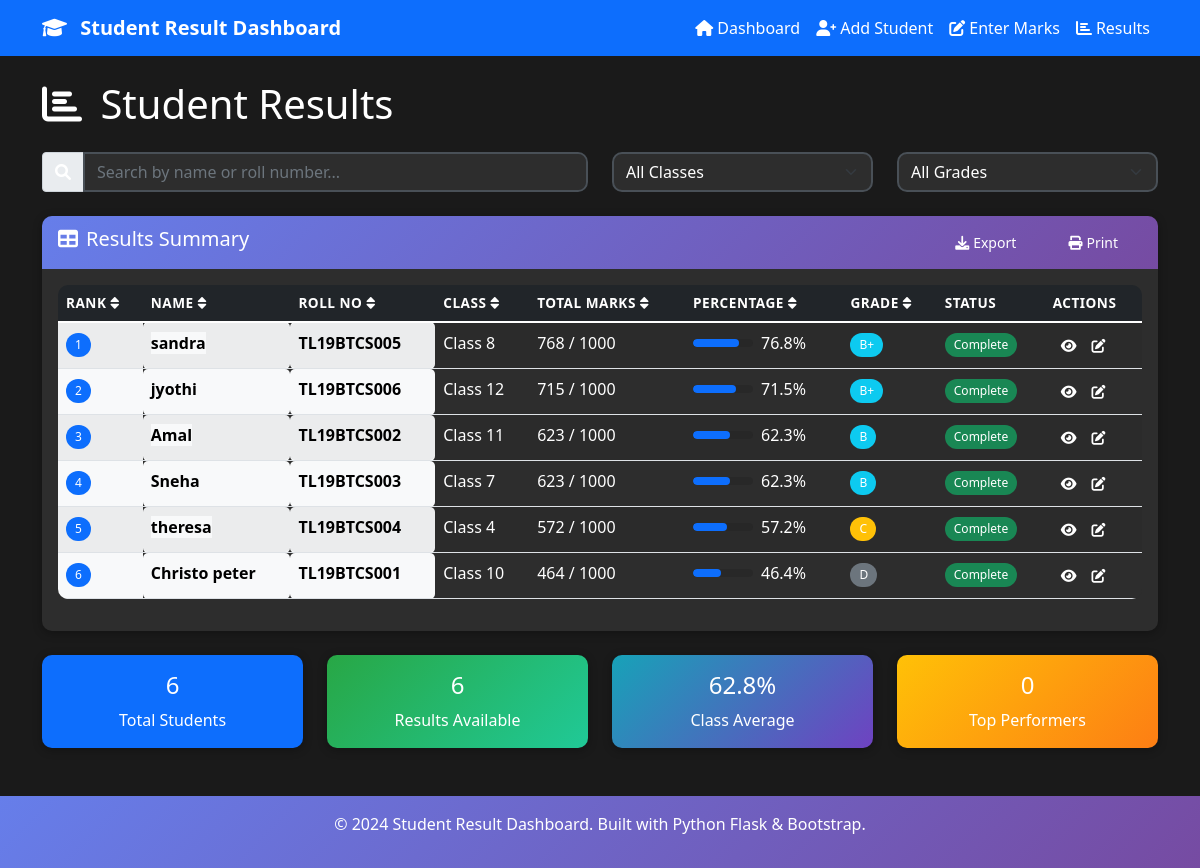
The app's page /results with its own data.
### tables this page shows
CREATE TABLE students (
            id INTEGER PRIMARY KEY AUTOINCREMENT,
            name TEXT NOT NULL,
            roll_no TEXT UNIQUE NOT NULL,
            class_name TEXT NOT NULL,
            created_at TIMESTAMP DEFAULT CURRENT_TIMESTAMP
        );

### app.py (the view)
@app.route('/results')
def results():
    conn = get_db_connection()
    results_data = conn.execute('''
        SELECT s.id, s.name, s.roll_no, s.class_name,
               COALESCE(SUM(m.marks), 0) as total_marks,
               COALESCE(COUNT(m.marks), 0) as subjects_count,
               COALESCE(AVG(m.marks), 0) as avg_marks
        FROM students s
        LEFT JOIN marks m ON s.id = m.student_id
        GROUP BY s.id
        ORDER BY avg_marks DESC
    ''').fetchall()
    processed_results = []
    for i, result in enumerate(results_data):
        if result['subjects_count'] > 0:
            percentage = (result['total_marks'] / (result['subjects_count'] * 100)) * 100
            grade = calculate_grade(percentage)
            rank = i + 1
        else:
            percentage = 0
            grade = 'N/A'
            rank = 'N/A'
        processed_results.append({
            'id': result['id'],
            'name': result['name'],
            'roll_no': result['roll_no'],
            'class_name': result['class_name'],
            'total_marks': result['total_marks'],
            'subjects_count': result['subjects_count'],
            'percentage': round(percentage, 2),
            'grade': grade,
            'rank': rank
        })
    conn.close()
    return render_template('results.html', results=processed_results)

### app.py (called while the page is built)
def get_db_connection():
    conn = sqlite3.connect('database.db')
    conn.row_factory = sqlite3.Row
    return conn

def calculate_grade(percentage):
    if percentage >= 90:
        return 'A+'
    elif percentage >= 80:
        return 'A'
    elif percentage >= 70:
        return 'B+'
    elif percentage >= 60:
        return 'B'
    elif percentage >= 50:
        return 'C'
    elif percentage >= 40:
        return 'D'
    else:
        return 'F'

### templates/results.html (shortened to what this page needs)
{% extends "base.html" %}
{% block content %}
<div class="row">
    <div class="col-12">
        <h1 class="mb-4">
            <i class="fas fa-chart-bar me-2"></i>
            Student Results
        </h1>
    </div>
</div>
{% if results %}
<div class="row mb-4">
    <div class="col-md-6">
        <div class="input-group">
            <span class="input-group-text"><i class="fas fa-search"></i></span>
            <input type="text" class="form-control" id="searchInput" placeholder="Search by name or roll number...">
        </div>
    </div>
    <div class="col-md-3">
        <select class="form-select" id="classFilter">
            <option value="">All Classes</option>
        </select>
    </div>
    <div class="col-md-3">
        <select class="form-select" id="gradeFilter">
            <option value="">All Grades</option>
        </select>
    </div>
</div>
<div class="row">
    <div class="col-12">
        <div class="card">
            <div class="card-header d-flex justify-content-between align-items-center">
                <h5><i class="fas fa-table me-2"></i>Results Summary</h5>
                <div>
                    <button class="btn btn-sm btn-outline-primary" onclick="exportResults()">
                        <i class="fas fa-download me-1"></i>Export
                    </button>
                    <button class="btn btn-sm btn-outline-success" onclick="printResults()">
                        <i class="fas fa-print me-1"></i>Print
                    </button>
                </div>
            </div>
            <div class="card-body">
                <div class="table-responsive">
                    <table class="table table-striped table-hover" id="resultsTable">
                        <thead class="table-dark">
                            <tr>
                                <th onclick="sortTable(0)">
                                    Rank <i class="fas fa-sort"></i>
                                </th>
                                <th onclick="sortTable(1)">
                                    Name <i class="fas fa-sort"></i>
                                </th>
                                <th onclick="sortTable(2)">
                                    Roll No <i class="fas fa-sort"></i>
                                </th>
                                <th onclick="sortTable(3)">
                                    Class <i class="fas fa-sort"></i>
                                </th>
                                <th onclick="sortTable(4)">
                                    Total Marks <i class="fas fa-sort"></i>
                                </th>
                                <th onclick="sortTable(5)">
                                    Percentage <i class="fas fa-sort"></i>
                                </th>
                                <th onclick="sortTable(6)">
                                    Grade <i class="fas fa-sort"></i>
                                </th>
                                <th>Status</th>
                                <th>Actions</th>
                            </tr>
                        </thead>
                        <tbody>
                            {% for result in results %}
                            <tr data-class="{{ result.class_name }}" data-grade="{{ result.grade }}">
                                <td>
                                    {% if result.rank != 'N/A' %}
                                        <span class="badge bg-primary">{{ result.rank }}</span>
                                    {% else %}
                                        <span class="badge bg-secondary">N/A</span>
                                    {% endif %}
                                </td>
                                <td class="student-name">
                                    <strong>{{ result.name }}</strong>
                                </td>
                                <td class="student-roll">{{ result.roll_no }}</td>
                                <td>{{ result.class_name }}</td>
                                <td>
                                    {% if result.subjects_count > 0 %}
                                        {{ result.total_marks }} / {{ result.subjects_count * 100 }}
                                    {% else %}
                                        <span class="text-muted">No marks</span>
                                    {% endif %}
                                </td>
                                <td>
                                    {% if result.percentage > 0 %}
                                        <div class="d-flex align-items-center">
                                            <div class="progress me-2" style="width: 60px; height: 8px;">
                                                <div class="progress-bar" role="progressbar"
                                                     style="width: {{ result.percentage }}%"
                                                     aria-valuenow="{{ result.percentage }}"
                                                     aria-valuemin="0" aria-valuemax="100"></div>
                                            </div>
                                            {{ result.percentage }}%
                                        </div>
                                    {% else %}
                                        <span class="text-muted">0%</span>
                                    {% endif %}
                                </td>
                                <td>
                                    <span class="badge {{ 'bg-success' if result.grade in ['A+', 'A'] else 'bg-info' if result.grade in ['B+', 'B'] else 'bg-warning' if result.grade == 'C' else 'bg-secondary' if result.grade == 'D' else 'bg-danger' if result.grade == 'F' else 'bg-secondary' }}">
                                        {{ result.grade }}
                                    </span>
                                </td>
                                <td>
                                    {% if result.subjects_count > 0 %}
                                        <span class="badge bg-success">Complete</span>
                                    {% else %}
                                        <span class="badge bg-warning">Pending</span>
                                    {% endif %}
                                </td>
                                <td>
                                    <div class="btn-group btn-group-sm">
                                        <a href="{{ url_for('student_detail', student_id=result.id) }}"
                                           class="btn btn-outline-info" title="View Details">
                                            <i class="fas fa-eye"></i>
                                        </a>
                                        <a href="{{ url_for('enter_marks') }}?student={{ result.id }}"
                                           class="btn btn-outline-primary" title="Edit Marks">
                                            <i class="fas fa-edit"></i>
                                        </a>
                                    </div>
                                </td>
                            </tr>
                            {% endfor %}
                        </tbody>
                    </table>
                </div>
            </div>
        </div>
    </div>
</div>
<div class="row mt-4">
    <div class="col-md-3">
        <div class="card bg-primary text-white">
            <div class="card-body text-center">
                <h4>{{ results|length }}</h4>
                <p class="mb-0">Total Students</p>
            </div>
        </div>
    </div>
    <div class="col-md-3">
        <div class="card bg-success text-white">
            <div class="card-body text-center">
                <h4>{{ results|selectattr('subjects_count', 'gt', 0)|list|length }}</h4>
                <p class="mb-0">Results Available</p>
            </div>
        </div>
    </div>
    <div class="col-md-3">
        <div class="card bg-info text-white">
            <div class="card-body text-center">
                <h4 id="avgPercentage">
                    {% set total_percentage = results|selectattr('percentage', 'gt', 0)|map(attribute='percentage')|sum %}
                    {% set count_with_marks = results|selectattr('percentage', 'gt', 0)|list|length %}
                    {% if count_with_marks > 0 %}
                        {{ "%.1f"|format(total_percentage / count_with_marks) }}%
                    {% else %}
                        0%
                    {% endif %}
                </h4>
                <p class="mb-0">Class Average</p>
            </div>
        </div>
    </div>
    <div class="col-md-3">
        <div class="card bg-warning text-white">
            <div class="card-body text-center">
                <h4>{{ results|selectattr('grade', 'in', ['A+', 'A'])|list|length }}</h4>
                <p class="mb-0">Top Performers</p>
            </div>
        </div>
    </div>
</div>
{% endif %}
{% endblock %}

### templates/base.html (shortened to what this page needs)
<!DOCTYPE html>
<html lang="en">
<head>
    <link href="https://cdn.jsdelivr.net/npm/bootstrap@5.1.3/dist/css/bootstrap.min.css" rel="stylesheet">
    <link href="https://cdnjs.cloudflare.com/ajax/libs/font-awesome/6.0.0/css/all.min.css" rel="stylesheet">
    <link href="{{ url_for('static', filename='style.css') }}" rel="stylesheet">
</head>
<body>
    <nav class="navbar navbar-expand-lg navbar-dark bg-primary">
        <div class="container">
            <a class="navbar-brand" href="{{ url_for('index') }}">
                <i class="fas fa-graduation-cap me-2"></i>
                Student Result Dashboard
            </a>
            <div class="collapse navbar-collapse" id="navbarNav">
                <ul class="navbar-nav ms-auto">
                    <li class="nav-item">
                        <a class="nav-link" href="{{ url_for('index') }}">
                            <i class="fas fa-home me-1"></i>Dashboard
                        </a>
                    </li>
                    <li class="nav-item">
                        <a class="nav-link" href="{{ url_for('add_student') }}">
                            <i class="fas fa-user-plus me-1"></i>Add Student
                        </a>
                    </li>
                    <li class="nav-item">
                        <a class="nav-link" href="{{ url_for('enter_marks') }}">
                            <i class="fas fa-edit me-1"></i>Enter Marks
                        </a>
                    </li>
                    <li class="nav-item">
                        <a class="nav-link" href="{{ url_for('results') }}">
                            <i class="fas fa-chart-bar me-1"></i>Results
                        </a>
                    </li>
                </ul>
            </div>
        </div>
    </nav>
    <main class="container mt-4">
        {% block content %}{% endblock %}
    </main>
    <footer class="bg-light text-center text-muted py-3 mt-5">
        <div class="container">
            <p>&copy; 2024 Student Result Dashboard. Built with Python Flask & Bootstrap.</p>
        </div>
    </footer>
</body>
</html>

### static/style.css (style rules this page uses)
body { background-color: #1a1a1a; font-family: 'Segoe UI', Tahoma, Geneva, Verdana, sans-serif; color: white !important; }
* { color: white !important; }
.text-muted { color: #cccccc !important; }
.student-info, .student-info *, table td:first-child, table td:nth-child(2), .table tbody tr td:first-child, .table tbody tr td:nth-child(2) { color: black !important; background-color: #f8f9fa !important; }
.student-name, .student-roll { color: black !important; font-weight: bold; background-color: #f8f9fa !important; padding: 8px !important; border-radius: 5px; }
#resultsTable .student-name, #resultsTable .student-name strong, #resultsTable .student-name *, .table .student-name, .table .student-name strong, .table .student-name * { color: black !important; background-color: #f8f9fa !important; }
#resultsTable .student-roll, .table .student-roll { color: black !important; background-color: #f8f9fa !important; }
.navbar-brand { font-weight: bold; font-size: 1.25rem; }
.navbar-nav .nav-link { font-weight: 500; transition: all 0.3s ease; }
.card { border: none; border-radius: 10px; box-shadow: 0 2px 10px rgba(0, 0, 0, 0.3); transition: all 0.3s ease; background-color: #2d2d2d !important; color: white !important; }
.card-header { background: linear-gradient(135deg, #667eea 0%, #764ba2 100%); color: white; border-radius: 10px 10px 0 0 !important; border: none; font-weight: 600; }
.card.bg-primary, .card.bg-success, .card.bg-warning, .card.bg-info { background: linear-gradient(135deg, var(--bs-primary) 0%, var(--bs-primary) 100%) !important; border: none; transition: all 0.3s ease; }
.card.bg-success { background: linear-gradient(135deg, #28a745 0%, #20c997 100%) !important; }
.card.bg-warning { background: linear-gradient(135deg, #ffc107 0%, #fd7e14 100%) !important; }
.card.bg-info { background: linear-gradient(135deg, #17a2b8 0%, #6f42c1 100%) !important; }
.table { border-radius: 10px; overflow: hidden; color: white !important; background-color: #2d2d2d !important; }
.table thead th { border: none; font-weight: 600; text-transform: uppercase; font-size: 0.85rem; letter-spacing: 0.5px; cursor: pointer; transition: all 0.3s ease; }
.table tbody tr { transition: all 0.3s ease; }
.btn { border-radius: 25px; font-weight: 500; padding: 0.5rem 1.5rem; transition: all 0.3s ease; border: none; }
.form-control, .form-select { border-radius: 10px; border: 2px solid #495057; transition: all 0.3s ease; background-color: #2d2d2d !important; color: white !important; }
.progress { border-radius: 10px; height: 8px; background-color: rgba(0, 0, 0, 0.1); }
.progress-bar { border-radius: 10px; transition: width 0.6s ease; }
.badge { font-size: 0.75rem; font-weight: 500; padding: 0.5em 0.75em; border-radius: 15px; }
.card { animation: fadeInUp 0.6s ease-out; }
footer { margin-top: auto; background: linear-gradient(135deg, #667eea 0%, #764ba2 100%); color: white; }

### records on screen
students: rank "1", name "sandra", roll_no "TL19BTCS005", class_name "Class 8", total_marks "768", subjects_count "1000", percentage "76.8", grade "B+"
students: rank "2", name "jyothi", roll_no "TL19BTCS006", class_name "Class 12", total_marks "715", subjects_count "1000", percentage "71.5", grade "B+"
students: rank "3", name "Amal", roll_no "TL19BTCS002", class_name "Class 11", total_marks "623", subjects_count "1000", percentage "62.3", grade "B"
students: rank "4", name "Sneha", roll_no "TL19BTCS003", class_name "Class 7", total_marks "623", subjects_count "1000", percentage "62.3", grade "B"
students: rank "5", name "theresa", roll_no "TL19BTCS004", class_name "Class 4", total_marks "572", subjects_count "1000", percentage "57.2", grade "C"
students: rank "6", name "Christo peter", roll_no "TL19BTCS001", class_name "Class 10", total_marks "464", subjects_count "1000", percentage "46.4", grade "D"

### other values on screen
{{ results|length }} "6"
{{ results|selectattr('subjects_count', 'gt', 0)|list|length }} "6"
{{ "%.1f"|format(total_percentage / count_with_marks) }} "62.8"
{{ results|selectattr('grade', 'in', ['A+', 'A'])|list|length }} "0"
